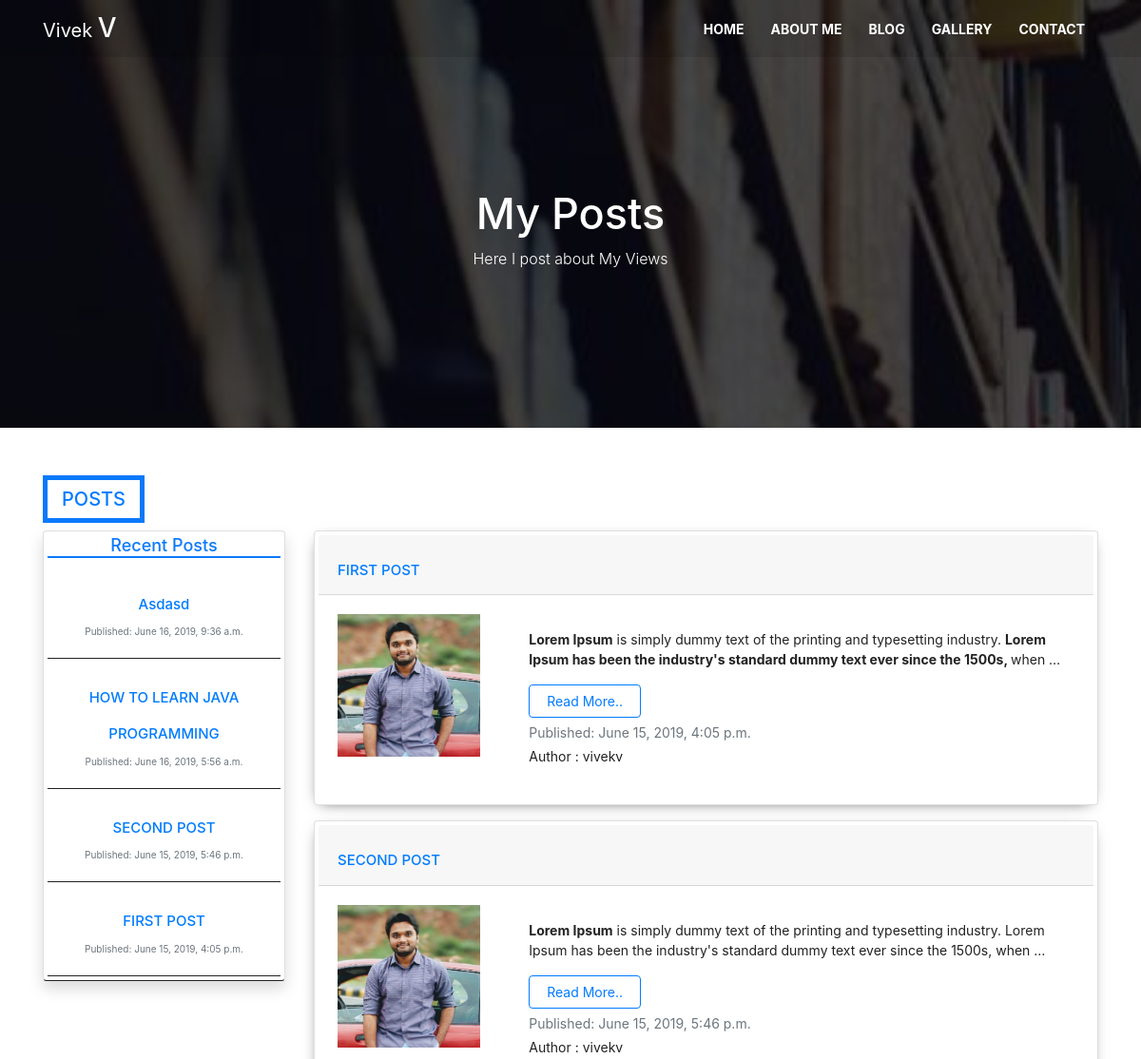
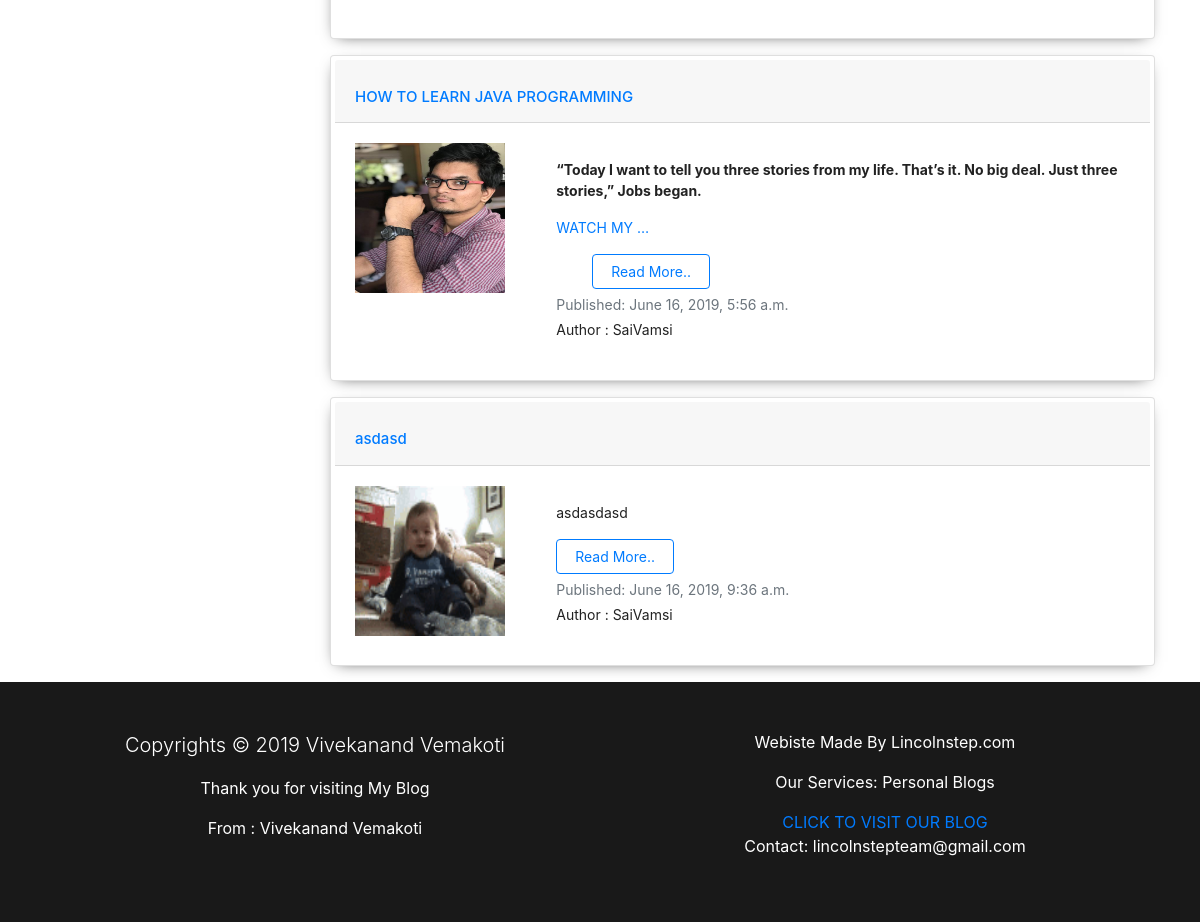
The page /myblog/ on the database its author committed (2 pictures, top to bottom).
### blog/models.py (models this page shows, shortened)
class Post(models.Model):
    author = models.ForeignKey(settings.AUTH_USER_MODEL, on_delete=models.CASCADE)
    title = models.CharField(max_length=200)
    text = RichTextField()
    created_date = models.DateTimeField(default=timezone.now)
    published_date = models.DateTimeField(blank=True, null=True)
    image = models.ImageField(upload_to='profile_pics',validators=[FileExtensionValidator(['jpg','gif','png'])],blank=True)

### blog/views.py (the view)
# urls.py: path('myblog/', views.post_list, name='post_list'),
def post_list(request):
    posts = Post.objects.filter(published_date__lte=timezone.now()).order_by('published_date')
    recentposts = Post.objects.filter(published_date__lte=timezone.now()).order_by('-published_date')
    return render(request, 'blog/myblog.html', {'posts': posts, 'recentposts':recentposts, })

### blog/templates/blog/myblog.html (shortened to what this page needs)
{% extends 'blog/base.html' %}
{% load static %}
{% block bg_class %} my-blog {% endblock %}
{% block bgdark_class %} my-header-dark-overlay{% endblock %}
{% block navbg %}my-navbar{% endblock %}
{% block homenav %} {% url 'home' %} {% endblock %}
{% block aboutnav %} {% url 'about' %} {% endblock %}
{% block blognav %} {% url 'post_list' %} {% endblock %}
{% block gallerynav %} {% url 'home' %} {% endblock %}
{% block content %}
<section id="blog-aboutus-section">
    <div id="blog-aboutus" class="my-blog">
        <div class="blog-aboutus-dark-overlay">
            <div class="container py-5">
                <div class="row">
                    <div class="col-lg-2 col-md-2"></div>
                    <div class="col-lg-8 col-md-8">
                        <h1 class="text-center">My Posts</h1>
                        <p class="lead text-center">Here I post about My Views</p>
                    </div>
                    <div class="col-lg-2 col-md-2 col-sm-6">
                    </div>
                </div>
            </div>
        </div>
    </div>
</section>
<section id="blogpage">
    <div class="container">
        <h1 class="text-center text-primary d-inline-block">Posts</h1>
        <div class="row">
                        <div class="col-lg-3 col-md-3 col-sm-12 col-12 text-center">
                            <div class="card recentposts shadow p-1 mb-3 bg-white rounded">
                                <h3 class="text-center">Recent Posts</h3>
                                {% for post in recentposts|slice:":5" %}
                                    <div class="p-3 recentposts">
                                    <h2 class="text-capitalize"><a href="{% url 'post_detail' pk=post.pk %}">{{ post.title }}</a></h2>
                                    <p class="mb-1 text-muted">Published: {{ post.published_date }}</p>
                                 </div>
                                 {% endfor %}
                             </div>
                         </div>
            <div class="col-lg-9 col-md-9 col-sm-12 col-12">
                {% for post in posts  %}
                        <div class="card mb-3 myposts p-1 bg-white rounded">
                            <h2 class="card-header bheading"><a href="{% url 'post_detail' pk=post.pk %}">{{ post.title }}</a></h2>
                            <div class="card-body">
                                <div class="row">
                                    <div class="col-lg-3 col-md-3 col-sm-3 col-3">
                                        {% if post.image %}
                                            <img class="img-responsive" src="{{ post.image.url }}">
                                        {% endif %}
                                    </div>
                                    <div class="col-lg-9 col-md-9 col-sm-9 col-9 read">
                                        <p class="card-text">{{ post.text|safe|truncatewords:25|linebreaks }}</p>
                                        <a class="btn btn-outline-primary" href="{% url 'post_detail' pk=post.pk %}" class="text-primary">Read More..</a>
                                        <p class="mb-1 text-muted">Published: {{ post.published_date }}</p>
                                        <p class="text-lead">Author : {{ post.author }}</p>
                                    </div>
                                </div>
                            </div>
                        </div>
                {% endfor %}
            </div>
        </div>
    </div>
</section>
{% endblock %}

### rows shown on the page
Post: title "Asdasd", published_date "June 16, 2019, 9:36 a.m.", title "asdasd", image (picture), text "asdasdasd", author "SaiVamsi"
Post: title "HOW TO LEARN JAVA PROGRAMMING", published_date "June 16, 2019, 5:56 a.m.", image (picture), text "“Today I want to tell you three stories from my life. That’s it. No big deal. Just three stories,” Jobs began. WATCH MY …", author "SaiVamsi"
Post: title "SECOND POST", published_date "June 15, 2019, 5:46 p.m.", image (picture), text "Lorem Ipsum is simply dummy text of the printing and typesetting industry. Lorem Ipsum has been the industry's standard dummy text ever since the 1500s, when …", author "vivekv"
Post: title "FIRST POST", published_date "June 15, 2019, 4:05 p.m.", image (picture), text "Lorem Ipsum is simply dummy text of the printing and typesetting industry. Lorem Ipsum has been the industry's standard dummy text ever since the 1500s, when …", author "vivekv"
